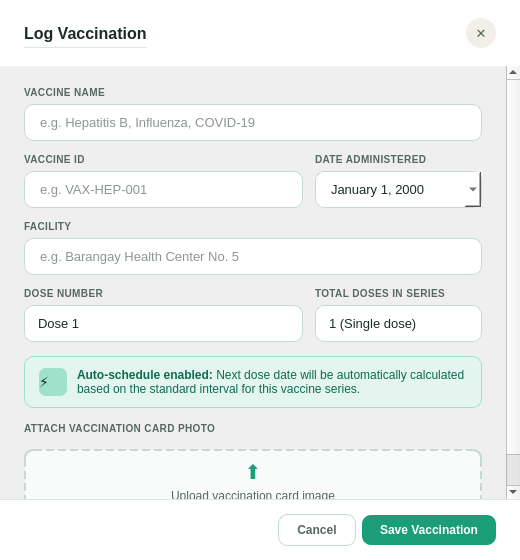
<?xml version="1.0" encoding="UTF-8"?>
<ui version="4.0">
 <class>DialogAddVaccination</class>
 <widget class="QDialog" name="DialogAddVaccination">
  <property name="geometry">
   <rect>
    <x>0</x>
    <y>0</y>
    <width>520</width>
    <height>560</height>
   </rect>
  </property>
  <property name="windowTitle">
   <string>Log Vaccination</string>
  </property>
  <property name="styleSheet">
   <string>
    QDialog { background: #FFFFFF; font-family: &quot;Segoe UI&quot;, sans-serif; }
    QLabel { background: transparent; color: #1C2B25; }
    QLineEdit, QComboBox, QDateEdit { border: 1px solid #C8D9D2; border-radius: 9px; padding: 9px 13px; font-size: 13px; color: #1C2B25; background: #FFFFFF; }
    QLineEdit:focus, QDateEdit:focus { border-color: #1A9E78; }
    QComboBox::drop-down { border: none; width: 24px; }
    QFrame#uploadZone { border: 2px dashed #C8D9D2; border-radius: 9px; background: #F8FBFA; }
    QFrame#autoBox { background: #E3F5EE; border: 1px solid #9FE1CB; border-radius: 9px; }
   </string>
  </property>
  <layout class="QVBoxLayout" name="vaxDialogLayout">
   <property name="spacing">
    <number>0</number>
   </property>
   <property name="leftMargin">
    <number>0</number>
   </property>
   <property name="topMargin">
    <number>0</number>
   </property>
   <property name="rightMargin">
    <number>0</number>
   </property>
   <property name="bottomMargin">
    <number>0</number>
   </property>
   <item>
    <widget class="QFrame" name="dialogHead">
     <property name="styleSheet">
      <string>QFrame { border-bottom: 1px solid #DDE8E3; }</string>
     </property>
     <layout class="QHBoxLayout">
      <property name="leftMargin">
       <number>24</number>
      </property>
      <property name="topMargin">
       <number>18</number>
      </property>
      <property name="rightMargin">
       <number>24</number>
      </property>
      <property name="bottomMargin">
       <number>18</number>
      </property>
      <item>
       <widget class="QLabel" name="label">
        <property name="styleSheet">
         <string>QLabel { font-size: 16px; font-weight: bold; }</string>
        </property>
        <property name="text">
         <string>Log Vaccination</string>
        </property>
       </widget>
      </item>
      <item>
       <spacer>
        <property name="orientation">
         <enum>Qt::Orientation::Horizontal</enum>
        </property>
        <property name="sizeHint" stdset="0">
         <size>
          <width>0</width>
          <height>0</height>
         </size>
        </property>
       </spacer>
      </item>
      <item>
       <widget class="QPushButton" name="btnClose">
        <property name="minimumSize">
         <size>
          <width>30</width>
          <height>30</height>
         </size>
        </property>
        <property name="maximumSize">
         <size>
          <width>30</width>
          <height>30</height>
         </size>
        </property>
        <property name="styleSheet">
         <string>QPushButton { background: #F1EFE8; color: #546860; border: none; border-radius: 15px; font-size: 13px; } QPushButton:hover { background: #DDE8E3; }</string>
        </property>
        <property name="text">
         <string>✕</string>
        </property>
       </widget>
      </item>
     </layout>
    </widget>
   </item>
   <item>
    <widget class="QScrollArea" name="bodyScroll">
     <property name="frameShape">
      <enum>QFrame::Shape::NoFrame</enum>
     </property>
     <property name="widgetResizable">
      <bool>true</bool>
     </property>
     <widget class="QWidget" name="widget">
      <property name="geometry">
       <rect>
        <x>0</x>
        <y>0</y>
        <width>508</width>
        <height>518</height>
       </rect>
      </property>
      <layout class="QVBoxLayout">
       <property name="spacing">
        <number>14</number>
       </property>
       <property name="leftMargin">
        <number>24</number>
       </property>
       <property name="topMargin">
        <number>20</number>
       </property>
       <property name="rightMargin">
        <number>24</number>
       </property>
       <property name="bottomMargin">
        <number>20</number>
       </property>
       <item>
        <layout class="QGridLayout">
         <property name="spacing">
          <number>12</number>
         </property>
         <item row="0" column="0" colspan="2">
          <layout class="QVBoxLayout">
           <property name="spacing">
            <number>5</number>
           </property>
           <item>
            <widget class="QLabel" name="label">
             <property name="styleSheet">
              <string>QLabel { font-size: 10px; font-weight: bold; color: #546860; letter-spacing: 0.4px; }</string>
             </property>
             <property name="text">
              <string>VACCINE NAME</string>
             </property>
            </widget>
           </item>
           <item>
            <widget class="QLineEdit" name="inputVaccineName">
             <property name="placeholderText">
              <string>e.g. Hepatitis B, Influenza, COVID-19</string>
             </property>
            </widget>
           </item>
          </layout>
         </item>
         <item row="1" column="0">
          <layout class="QVBoxLayout">
           <property name="spacing">
            <number>5</number>
           </property>
           <item>
            <widget class="QLabel" name="label">
             <property name="styleSheet">
              <string>QLabel { font-size: 10px; font-weight: bold; color: #546860; letter-spacing: 0.4px; }</string>
             </property>
             <property name="text">
              <string>VACCINE ID</string>
             </property>
            </widget>
           </item>
           <item>
            <widget class="QLineEdit" name="inputVaccineId">
             <property name="placeholderText">
              <string>e.g. VAX-HEP-001</string>
             </property>
            </widget>
           </item>
          </layout>
         </item>
         <item row="1" column="1">
          <layout class="QVBoxLayout">
           <property name="spacing">
            <number>5</number>
           </property>
           <item>
            <widget class="QLabel" name="label">
             <property name="styleSheet">
              <string>QLabel { font-size: 10px; font-weight: bold; color: #546860; letter-spacing: 0.4px; }</string>
             </property>
             <property name="text">
              <string>DATE ADMINISTERED</string>
             </property>
            </widget>
           </item>
           <item>
            <widget class="QDateEdit" name="inputDateAdmin">
             <property name="locale">
              <locale language="English" country="AmericanSamoa"/>
             </property>
             <property name="displayFormat">
              <string>MMMM d, yyyy</string>
             </property>
             <property name="calendarPopup">
              <bool>true</bool>
             </property>
            </widget>
           </item>
          </layout>
         </item>
         <item row="2" column="0" colspan="2">
          <layout class="QVBoxLayout">
           <property name="spacing">
            <number>5</number>
           </property>
           <item>
            <widget class="QLabel" name="label">
             <property name="styleSheet">
              <string>QLabel { font-size: 10px; font-weight: bold; color: #546860; letter-spacing: 0.4px; }</string>
             </property>
             <property name="text">
              <string>FACILITY</string>
             </property>
            </widget>
           </item>
           <item>
            <widget class="QLineEdit" name="inputFacility">
             <property name="placeholderText">
              <string>e.g. Barangay Health Center No. 5</string>
             </property>
            </widget>
           </item>
          </layout>
         </item>
         <item row="3" column="0">
          <layout class="QVBoxLayout">
           <property name="spacing">
            <number>5</number>
           </property>
           <item>
            <widget class="QLabel" name="label">
             <property name="styleSheet">
              <string>QLabel { font-size: 10px; font-weight: bold; color: #546860; letter-spacing: 0.4px; }</string>
             </property>
             <property name="text">
              <string>DOSE NUMBER</string>
             </property>
            </widget>
           </item>
           <item>
            <widget class="QComboBox" name="inputDoseNum">
             <property name="styleSheet">
              <string>QComboBox { border: 1px solid #C8D9D2; border-radius: 9px; padding: 9px 13px; font-size: 13px; background: #FFF; } QComboBox::drop-down { border: none; width: 24px; }</string>
             </property>
             <item>
              <property name="text">
               <string>Dose 1</string>
              </property>
             </item>
             <item>
              <property name="text">
               <string>Dose 2</string>
              </property>
             </item>
             <item>
              <property name="text">
               <string>Dose 3</string>
              </property>
             </item>
             <item>
              <property name="text">
               <string>Single Dose</string>
              </property>
             </item>
             <item>
              <property name="text">
               <string>Booster</string>
              </property>
             </item>
            </widget>
           </item>
          </layout>
         </item>
         <item row="3" column="1">
          <layout class="QVBoxLayout">
           <property name="spacing">
            <number>5</number>
           </property>
           <item>
            <widget class="QLabel" name="label">
             <property name="styleSheet">
              <string>QLabel { font-size: 10px; font-weight: bold; color: #546860; letter-spacing: 0.4px; }</string>
             </property>
             <property name="text">
              <string>TOTAL DOSES IN SERIES</string>
             </property>
            </widget>
           </item>
           <item>
            <widget class="QComboBox" name="inputTotalDoses">
             <property name="styleSheet">
              <string>QComboBox { border: 1px solid #C8D9D2; border-radius: 9px; padding: 9px 13px; font-size: 13px; background: #FFF; } QComboBox::drop-down { border: none; width: 24px; }</string>
             </property>
             <item>
              <property name="text">
               <string>1 (Single dose)</string>
              </property>
             </item>
             <item>
              <property name="text">
               <string>2 doses</string>
              </property>
             </item>
             <item>
              <property name="text">
               <string>3 doses</string>
              </property>
             </item>
            </widget>
           </item>
          </layout>
         </item>
        </layout>
       </item>
       <item>
        <widget class="QFrame" name="autoBox">
         <layout class="QHBoxLayout">
          <property name="spacing">
           <number>10</number>
          </property>
          <property name="leftMargin">
           <number>14</number>
          </property>
          <property name="topMargin">
           <number>11</number>
          </property>
          <property name="rightMargin">
           <number>14</number>
          </property>
          <property name="bottomMargin">
           <number>11</number>
          </property>
          <item>
           <widget class="QLabel" name="label">
            <property name="minimumSize">
             <size>
              <width>28</width>
              <height>28</height>
             </size>
            </property>
            <property name="maximumSize">
             <size>
              <width>28</width>
              <height>28</height>
             </size>
            </property>
            <property name="styleSheet">
             <string>QLabel { background: #9FE1CB; border-radius: 7px; font-size: 14px; }</string>
            </property>
            <property name="text">
             <string>⚡</string>
            </property>
           </widget>
          </item>
          <item>
           <widget class="QLabel" name="autoScheduleLabel">
            <property name="styleSheet">
             <string>QLabel { font-size: 12px; color: #0D6B52; line-height: 1.5; }</string>
            </property>
            <property name="text">
             <string>&lt;b&gt;Auto-schedule enabled:&lt;/b&gt; Next dose date will be automatically calculated based on the standard interval for this vaccine series.</string>
            </property>
            <property name="wordWrap">
             <bool>true</bool>
            </property>
           </widget>
          </item>
         </layout>
        </widget>
       </item>
       <item>
        <widget class="QLabel" name="label">
         <property name="styleSheet">
          <string>QLabel { font-size: 10px; font-weight: bold; color: #546860; letter-spacing: 0.4px; }</string>
         </property>
         <property name="text">
          <string>ATTACH VACCINATION CARD PHOTO</string>
         </property>
        </widget>
       </item>
       <item>
        <widget class="QFrame" name="uploadZone">
         <property name="cursor">
          <cursorShape>PointingHandCursor</cursorShape>
         </property>
         <layout class="QVBoxLayout">
          <property name="spacing">
           <number>5</number>
          </property>
          <item>
           <widget class="QLabel" name="label">
            <property name="styleSheet">
             <string>QLabel { font-size: 20px; color: #1A9E78; }</string>
            </property>
            <property name="text">
             <string>⬆</string>
            </property>
            <property name="alignment">
             <set>Qt::AlignmentFlag::AlignCenter</set>
            </property>
           </widget>
          </item>
          <item>
           <widget class="QLabel" name="label">
            <property name="styleSheet">
             <string>QLabel { font-size: 12px; color: #546860; }</string>
            </property>
            <property name="text">
             <string>Upload vaccination card image</string>
            </property>
            <property name="alignment">
             <set>Qt::AlignmentFlag::AlignCenter</set>
            </property>
           </widget>
          </item>
         </layout>
        </widget>
       </item>
      </layout>
     </widget>
    </widget>
   </item>
   <item>
    <widget class="QFrame" name="dialogFoot">
     <property name="styleSheet">
      <string>QFrame { border-top: 1px solid #DDE8E3; }</string>
     </property>
     <layout class="QHBoxLayout">
      <property name="leftMargin">
       <number>24</number>
      </property>
      <property name="topMargin">
       <number>14</number>
      </property>
      <property name="rightMargin">
       <number>24</number>
      </property>
      <property name="bottomMargin">
       <number>14</number>
      </property>
      <item>
       <spacer>
        <property name="orientation">
         <enum>Qt::Orientation::Horizontal</enum>
        </property>
        <property name="sizeHint" stdset="0">
         <size>
          <width>0</width>
          <height>0</height>
         </size>
        </property>
       </spacer>
      </item>
      <item>
       <widget class="QPushButton" name="btnCancel">
        <property name="styleSheet">
         <string>QPushButton { background: transparent; color: #546860; font-size: 12px; font-weight: 600; border: 1px solid #C8D9D2; border-radius: 9px; padding: 8px 18px; }</string>
        </property>
        <property name="text">
         <string>Cancel</string>
        </property>
       </widget>
      </item>
      <item>
       <widget class="QPushButton" name="btnSave">
        <property name="styleSheet">
         <string>QPushButton { background: #1A9E78; color: #FFF; font-size: 12px; font-weight: 600; border: none; border-radius: 9px; padding: 8px 18px; } QPushButton:hover { background: #0D6B52; }</string>
        </property>
        <property name="text">
         <string>Save Vaccination</string>
        </property>
       </widget>
      </item>
     </layout>
    </widget>
   </item>
  </layout>
 </widget>
 <resources/>
 <connections/>
</ui>
